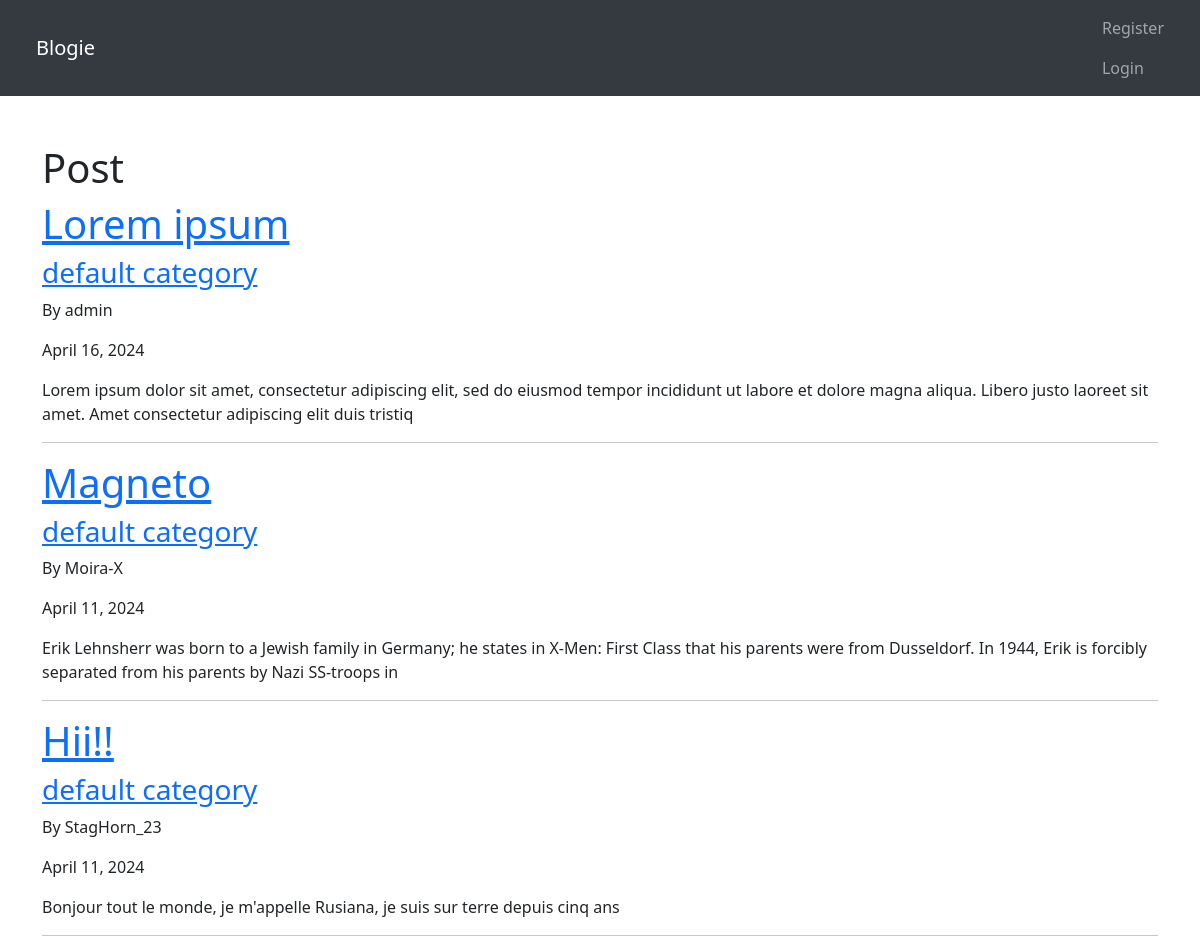
Before: / with the older database file.
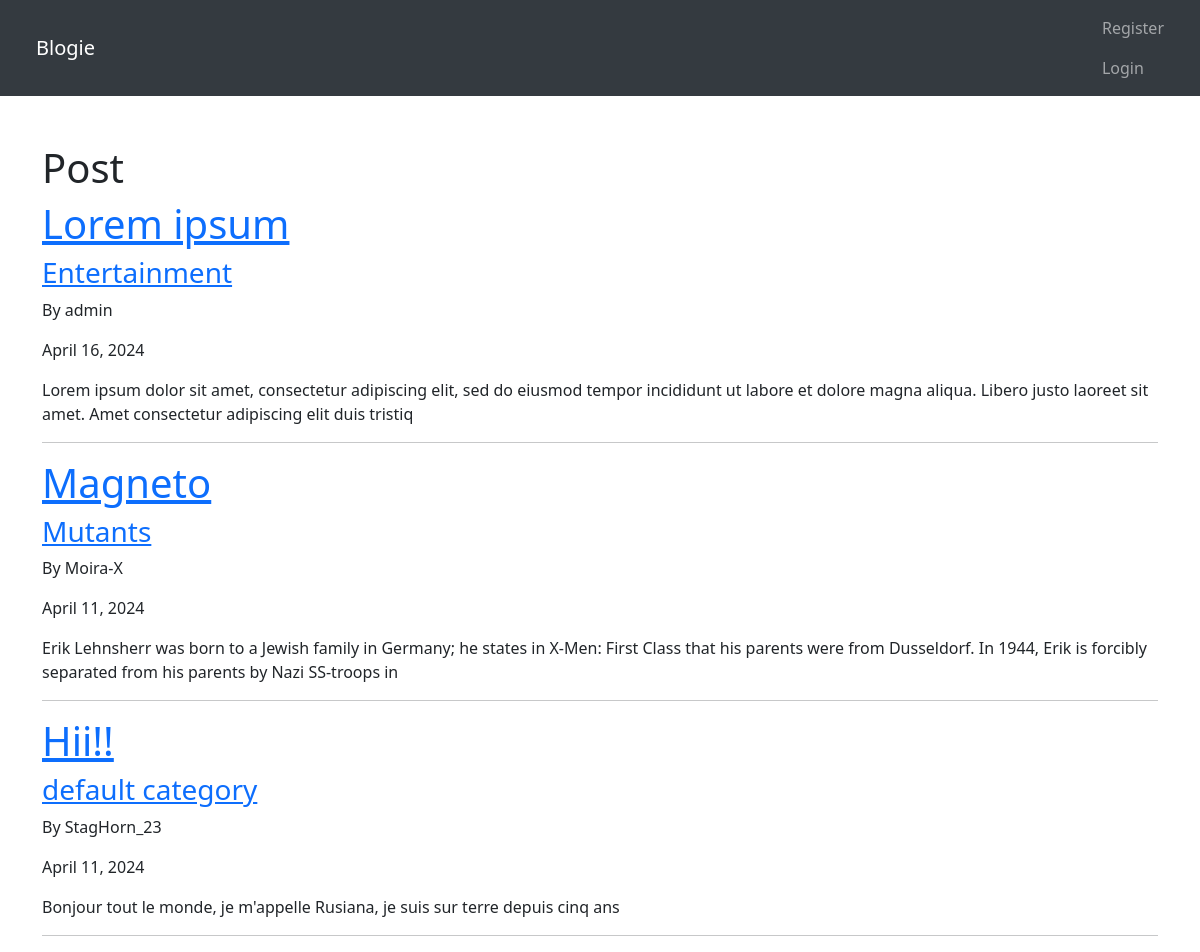
After: the same page with the newer database file.
### blog/models.py (models this page shows, shortened)
class Post(models.Model):
    title = models.CharField(max_length=255)
    title_tag = models.CharField(max_length=255, default='')
    author = models.ForeignKey(User, on_delete=models.CASCADE)
    date_posted = models.DateField(auto_now_add=True)
    body = models.TextField()
    category = models.CharField(max_length=255, default='default category')

### blog/views.py (the view)
# urls.py: path('', HomeView.as_view(), name='home'),
class HomeView(ListView):
    model = Post
    template_name = 'blog/home.html'
    ordering = ['-date_posted']

### blog/templates/blog/home.html
{% extends "blog/base.html" %}
{% block content %}
<h1>Post</h1>
    {% for post in object_list %}
        <a href="{% url 'article-detail' post.pk %}"><h1>{{ post.title }}</h1></a>
        <a href="{% url 'category' post.category %}"><h3>{{ post.category }}</h3></a>
        <p>By {{ post.author }}</p>
        <p>{{ post.date_posted }}</p>
        <p>{{ post.body|slice:":200"|safe }}</p>
        <hr>
    {% endfor %}
{% endblock %}

### blog/templates/blog/base.html (shortened to what this page needs)
{% load static %}
<!DOCTYPE html>
<html>
<head>
    <link rel="stylesheet" href="{% static 'blog/style.css' %}">
    <link rel="stylesheet" href="{% static 'blog/bootstrap.min.css' %}">
    <link href="https://cdn.jsdelivr.net/npm/bootstrap@5.3.3/dist/css/bootstrap.min.css" rel="stylesheet">
</head>
<body>
    <nav class="navbar bg-body-secondary px-4" data-bs-theme="dark">
        <div class="container-fluid">
            <a class="navbar-brand" href="{% url 'home' %}">Blogie</a>
            <ul class="navbar-nav">
                {% if user.is_authenticated%}
                    <li>
                        <a href="{% url 'add-post'%}" class="nav-link">Add Post</a>
                    </li>
                    <li>
                        <a href="{% url 'add-category'%}" class="nav-link">Add Category</a>
                    </li>
                    <li>
                        <a href="{% url 'logout'%}" class="nav-link">Logout</a>
                    </li>
                {% else %}
                    <li>
                        <a href="{% url 'register'%}" class="nav-link">Register</a>
                    </li>
                    <li>
                        <a href="{% url 'login'%}" class="nav-link">Login</a>
                    </li>
                {% endif %}
            </ul>
        </div>
      </nav>
    <div class="container mt-5">
    {% block content %}{% endblock %}
    </div>
</body>
</html>

### blog/static/blog/style.css (style rules this page uses)
a { text-decoration: none; }

Changed rows visible on the page:
changed Post "Lorem ipsum": category "default category" → "Entertainment"
changed Post "Magneto": category "default category" → "Mutants"
